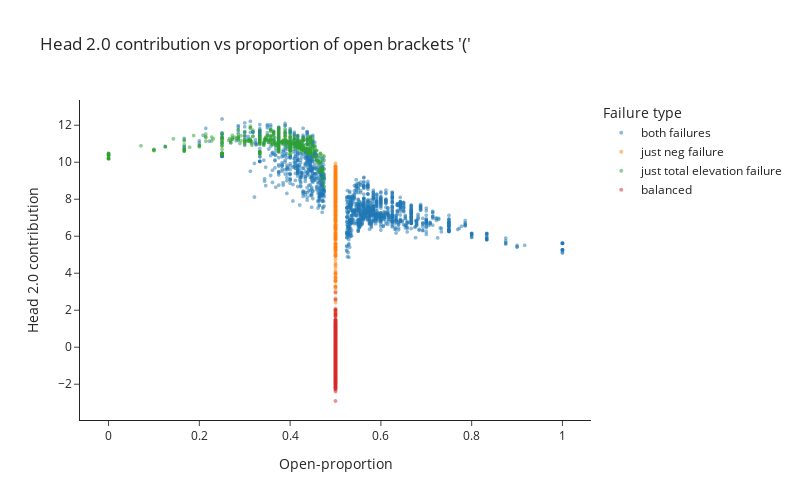

This figure's notebook cell:
### Code cell
if MAIN:
    fig = px.scatter(
        x=data.open_proportion, y=h20_in_d, color=failure_types, 
        title="Head 2.0 contribution vs proportion of open brackets '('", template="simple_white", height=500, width=800,
        labels={"x": "Open-proportion", "y": "Head 2.0 contribution"}, category_orders={"color": failure_types_dict.keys()}
    ).update_traces(marker_size=4, opacity=0.5).update_layout(legend_title_text='Failure type')
    fig.show()

### Figure 1 — Plotly figure (JSON) as saved in the notebook; plotly's stock layout.template omitted (floating-point values rounded to 4 significant figures; data arrays with more than 128 entries replaced by an {"elided": "..."} marker saying what was removed)
{"data": [{"hovertemplate": "color=both failures<br>Open-proportion=%{x}<br>Head 2.0 contribution=%{y}<extra></extra>", "legendgroup": "both failures", "marker": {"color": "#1F77B4", "size": 4, "symbol": "circle"}, "mode": "markers", "name": "both failures", "opacity": 0.5, "showlegend": true, "type": "scattergl", "x": {"elided": "1723 float values"}, "xaxis": "x", "y": {"elided": "1723 float values"}, "yaxis": "y"}, {"hovertemplate": "color=just neg failure<br>Open-proportion=%{x}<br>Head 2.0 contribution=%{y}<extra></extra>", "legendgroup": "just neg failure", "marker": {"color": "#FF7F0E", "size": 4, "symbol": "circle"}, "mode": "markers", "name": "just neg failure", "opacity": 0.5, "showlegend": true, "type": "scattergl", "x": {"elided": "512 float values"}, "xaxis": "x", "y": {"elided": "512 float values"}, "yaxis": "y"}, {"hovertemplate": "color=just total elevation failure<br>Open-proportion=%{x}<br>Head 2.0 contribution=%{y}<extra></extra>", "legendgroup": "just total elevation failure", "marker": {"color": "#2CA02C", "size": 4, "symbol": "circle"}, "mode": "markers", "name": "just total elevation failure", "opacity": 0.5, "showlegend": true, "type": "scattergl", "x": {"elided": "481 float values"}, "xaxis": "x", "y": {"elided": "481 float values"}, "yaxis": "y"}, {"hovertemplate": "color=balanced<br>Open-proportion=%{x}<br>Head 2.0 contribution=%{y}<extra></extra>", "legendgroup": "balanced", "marker": {"color": "#D62728", "size": 4, "symbol": "circle"}, "mode": "markers", "name": "balanced", "opacity": 0.5, "showlegend": true, "type": "scattergl", "x": {"elided": "2284 float values"}, "xaxis": "x", "y": {"elided": "2284 float values"}, "yaxis": "y"}], "layout": {"height": 500, "legend": {"title": {"text": "Failure type"}, "tracegroupgap": 0}, "title": {"text": "Head 2.0 contribution vs proportion of open brackets '('"}, "width": 800, "xaxis": {"anchor": "y", "domain": [0, 1], "title": {"text": "Open-proportion"}}, "yaxis": {"anchor": "x", "domain": [0, 1], "title": {"text": "Head 2.0 contribution"}}}}
